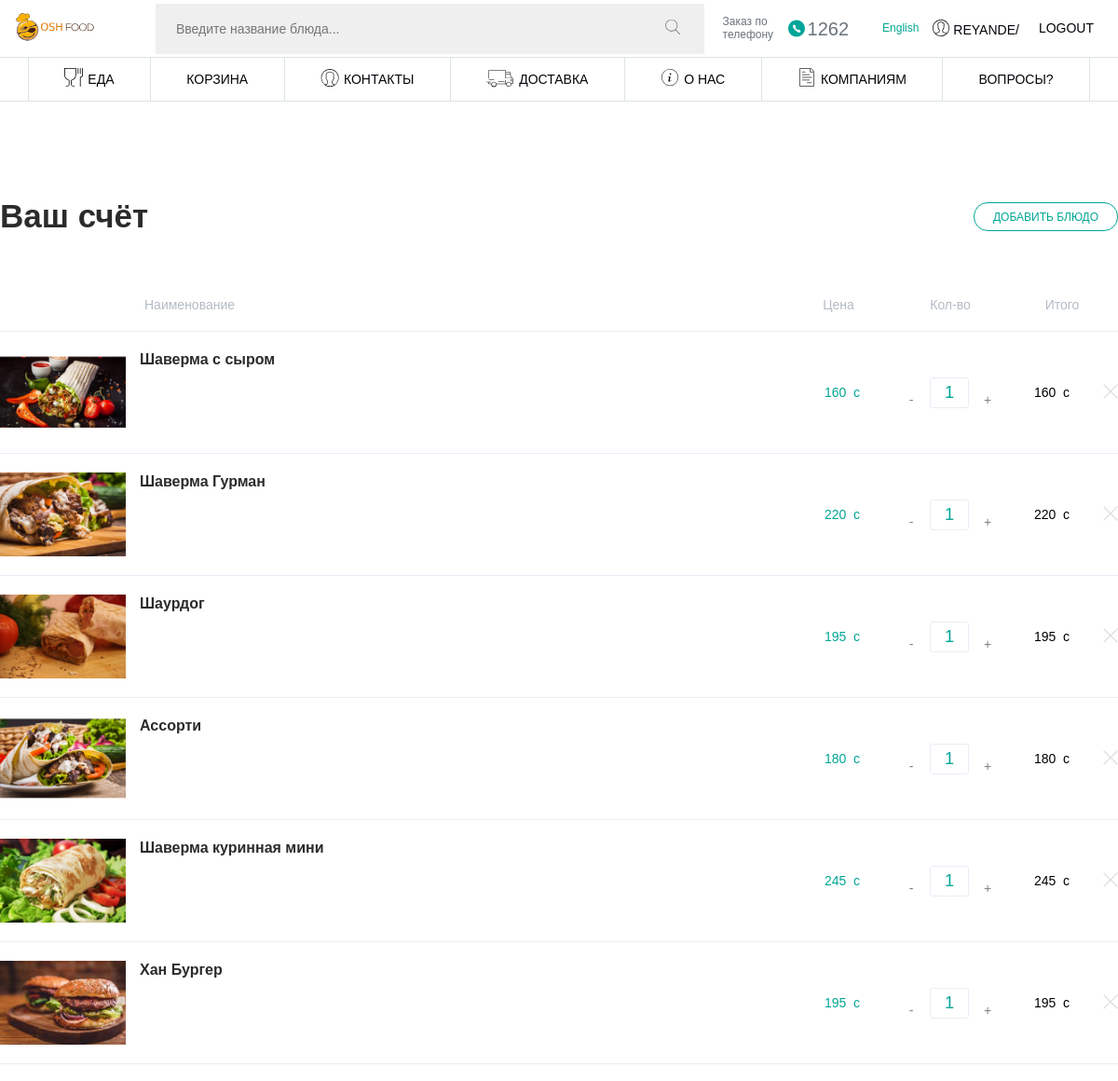
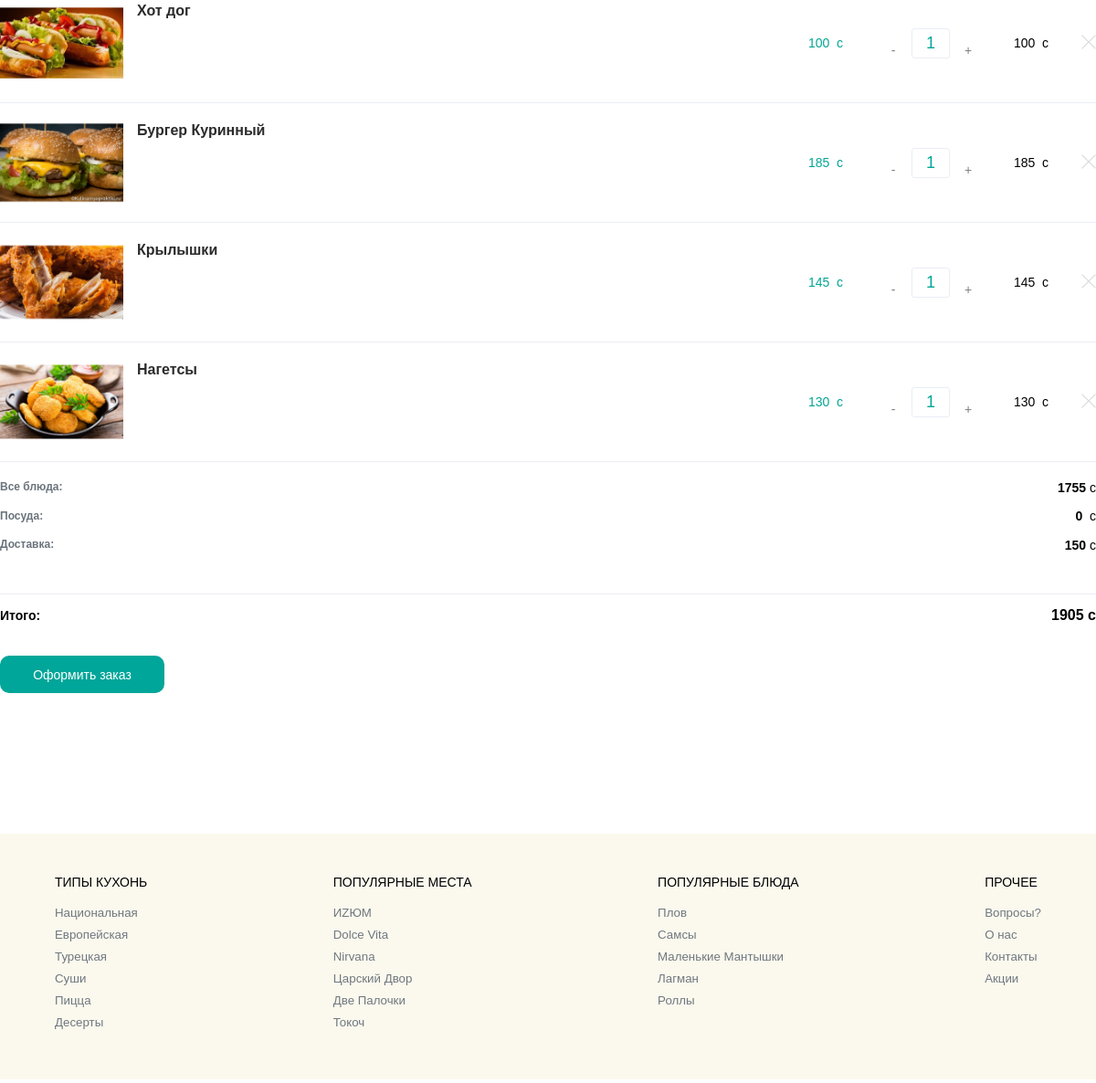
Screenshot of /cart/view/ (signed in) with the database file from the repository (2 pictures, top to bottom).
### mainPage/models.py (models this page shows, shortened)
class Dish(models.Model):
    name = models.CharField(max_length=255, verbose_name="Название Еды:")
    price = models.IntegerField(verbose_name="Цена Еды:")
    image = models.ImageField(upload_to=upload_to, null=True, verbose_name="Картинка Еды:")
    category = models.ForeignKey(FoodCategory, on_delete=models.CASCADE)
    class Meta:
        verbose_name = "ФастФуд"
        verbose_name_plural = 'ФастФуда'

### mainPage/views.py (the view)
# urls.py: path('cart/view/', view_cart, name='view_cart'),
def view_cart(request):
    user = request.user
    cart, created = Cart.objects.get_or_create(user=user)
    products_in_cart = cart.dishes.all()
    total_price = 0
    total_price_all = 0
    if products_in_cart:
        total_price = cart.dishes_total_price()
        total_price_all = int(total_price) + 150
    context = {
        "products_in_cart":products_in_cart,
        'total_price':total_price,
        'total_price_all':total_price_all,
    }
    return render(request, 'mainPage/view_cart.html', context)

### mainPage/models.py (called while the page is built)
    def dishes_total_price(self):
        return sum(dish.price for dish in self.dishes.all())

### mainPage/templates/mainPage/view_cart.html (shortened to what this page needs)
{% extends 'mainPage/base.html' %} {% load static %} {% block content %}
{% if products_in_cart %}
<section class="order--wrap">
  <div class="order--check">
    <div class="title check--title">
     <b><p class="center">Ваш счёт</p></b>
      <a href="{% url 'mainPage:index' %}"> добавить блюдо </a>
    </div>
    <div class="check-wrap" id="check-wrap">
      <div class="check--item check--header">
        <div class="name">Наименование</div>
        <div class="price">Цена</div>
        <div class="count">Кол-во</div>
        <div class="sum">Итого</div>
      </div>
        {% for product in products_in_cart %}
        <div class="check--item order-dish-item" data-dish-id="7437">
            <img class="check--item-prev" src="{{product.image.url}}" alt="" />
            <div class="name">
            <div class="name-wrap">
                <div class="title"><b>{{product.name}}</b></div>
            </div>
            </div>
            <div class="price">{{product.price}} &nbsp;с</div>
            <div class="count-sum--wrap">
            <div class="count">
                <button type="button" class="count-button count-down">-</button>
                <input type="number" min="1" step="1" value="1" />
                <button type="button" class="count-button count-up">+</button>
            </div>
            <div class="sum"><span>{{product.price}}</span>&nbsp;&nbsp;с</div>
            </div>
            <div class="cross">
                <a href="{% url 'mainPage:delete_product_in_cart' product.id %}">
                    <svg
                        xmlns="http://www.w3.org/2000/svg"
                        width="16"
                        height="16"
                        viewBox="0 0 13 13"
                    >
                        <defs>
                        <style>
                            .cls-1 {
                            fill-rule: evenodd;
                            }
                        </style>
                        </defs>
                        <path
                        id="Shape_1_copy"
                        d="M12.157 12.864l-5.657-5.657-5.657 5.657-.707-.707 5.657-5.657-5.657-5.657.707-.707 5.657 5.657 5.657-5.657.707.707-5.657 5.657 5.657 5.657z"
                        ></path>
                    </svg>
                </a>
            </div>
        </div>
        {% endfor %}
    </div>
    <div class="sum-information">
      <div class="sum-item">
        <div class="sum-item--title"><b> Все блюда: </b></div>
        <div id="dishes-garnishes-price--total" class="sum-item--count">
          <span><b> {{total_price}}</b></span>&nbsp;с
        </div>
      </div>
      <div class="sum-item">
        <div class="sum-item--title"><b>Посуда:</b></div>
        <div id="container-price" class="sum-item--count">
          <span><b>0</b> </span>&nbsp;с
        </div>
      </div>
      <div class="sum-item">
        <div class="sum-item--title"><b>Доставка:</b></div>
        <div id="dishes-delivery-price" class="sum-item--count">
          <span><b>150</b></span>&nbsp;с
        </div>
      </div>
      <div class="sum-item all-sum" style="margin-top: 45px">
        <div class="sum-item--title"><b>Итого:</b></div>
        <div id="price-total" class="sum-item--count">
          <span><b>{{total_price_all}}</b></span>&nbsp;с
        </div>
      </div>
      <div class="order--actions" style="display: block">
          <button class="order--btn order--access" type="submit">
            Оформить заказ
          </button>
      </div>
    </div>
  </div>
</section>
{% else %}
<p>Ваша корзина пуста.</p>
{% endif %}
{% endblock %}

### mainPage/templates/mainPage/base.html (shortened to what this page needs)
{% load static %}
<!DOCTYPE html>
<html prefix="og: http://ogp.me/ns#" class="no-js notranslate">
<head>
    <link rel="stylesheet" href="{% static 'css/site_new_design_library.css' %}" />
    <link rel="stylesheet" href="{% static 'css/social-likes_birman.css'%}" />
    <link rel="stylesheet" href="{% static 'css/owl.carousel.min.css'%}" />
    <link rel="stylesheet" href="{% static 'css/owl.theme.default.min.css'%}" />
    <link rel="stylesheet" href="{% static 'css/site_new_design.css'%}" />
    <link rel="stylesheet" href="{% static 'css/site_new_design_styles.css'%}" />
</head>
<body>
    <header>
        <section class="header">
            <a href="/?language=ru" class="logo">
                <img src="{% static  '/images/logo.svg' %}" title="OshFood" />
            </a>
            <div class="search">
                <form action="/search?language=ru" method="get">
                    <input type="search" id="query" name="query" placeholder="Введите название блюда..." />
                    <button type="submit">
            </button>
                </form>
            </div>
            <div class="phones">
                <div class="phone-wrap">
                    <div class="phone-wrap--title">Заказ по телефону</div>
                    <a href="tel:1262" class="short-phone">
               1262
                    </a>
                </div>
            </div>
            <a href="/set_language/1?data=0" class="language">
                <object data="/new_design/static/img/icons/icon-en.svg?1681891347" type="image/svg+xml"></object>
                <span>English</span>
            </a>
            <div class="login">
                {% if user.is_authenticated %}
                <button class="btn menu-link" type="button" id="login--button" onclick="profile()">
            <i>{{user.username}}/</i>
          </button>
<button class="btn menu-link" type="button" id="login--button" onclick="Logout()">
              <path
                d="M8 0c-4.414 0-8 3.572-8 7.97 0 2.544 1.204 4.807 3.07 6.267l.28.209.08.06.12.08.26.169.06.04.11.07.21.11.34.179.36.159c1 .429 2.125.687 3.29.687.607 0 1.228-.123 1.82-.309 1.199-.308 2.287-.894 3.2-1.674l.1-.08.06-.05.02-.02.11-.11c1.544-1.454 2.51-3.508 2.51-5.788 0-4.398-3.586-7.97-8-7.97zm0 .638c4.069 0 7.36 3.279 7.36 7.333 0 2.012-.806 3.837-2.12 5.161-.623-.469-1.367-.723-2-.976-.693-.277-1.187-.551-1.34-.917-.034-.415-.032-.742-.03-1.136l.14-.13c.088-.12.172-.268.25-.428.136-.279.235-.614.29-.946.101-.052.207-.064.29-.169.154-.196.263-.475.31-.867.042-.349-.075-.579-.22-.757.156-.506.356-1.323.29-2.162-.036-.458-.154-.915-.43-1.295-.253-.348-.663-.603-1.18-.707-.336-.434-.942-.598-1.64-.598h-.01c-1.495.027-2.449.629-2.86 1.564-.391.89-.303 2.015-.02 3.178-.153.178-.273.417-.23.777.047.392.156.671.31.867.085.108.197.118.3.169.057.333.15.668.29.946.08.16.171.309.26.428l.14.13c.002.393.004.721-.03 1.136-.152.364-.647.63-1.34.907-.638.255-1.391.514-2.02.986-1.314-1.324-2.12-3.149-2.12-5.161 0-4.053 3.291-7.333 7.36-7.333zm-.03 2.042h.01c.644.002 1.061.191 1.18.399l.08.13.15.02c.445.062.7.24.88.488.18.248.28.594.31.976.06.765-.161 1.655-.3 2.072l-.08.249.22.13c-.014-.008.122.084.09.349-.038.313-.112.475-.17.548l-.09.07-.27.02-.03.259c-.03.276-.141.613-.27.877-.065.132-.131.248-.19.329l-.09.11-.17.09v.189c0 .462-.019.84.03 1.375v.04l.02.04c.264.707.991 1.014 1.72 1.305.598.239 1.201.493 1.7.827l-.3.239c-.316.214-.729.465-1.19.697-.449.226-.944.433-1.45.588l-.04.01c-.552.132-1.127.199-1.72.199-.701 0-1.378-.097-2.02-.279-1.028-.317-1.957-.833-2.67-1.455.503-.333 1.11-.587 1.71-.827.729-.291 1.457-.6 1.72-1.305l.01-.04.01-.04c.049-.534.03-.913.03-1.375v-.189l-.17-.09-.1-.11c-.06-.081-.134-.197-.2-.329-.133-.264-.241-.604-.27-.877l-.03-.259-.27-.02-.09-.07c-.058-.073-.132-.235-.17-.548-.032-.265.104-.357.09-.349l.21-.13-.06-.229c-.301-1.155-.353-2.206-.04-2.919.313-.711.949-1.159 2.28-1.186z"
              />
            <i>Logout</i>
          </button>
          {% endif %}
            </div>
        </section>
        <section class="menu">
            <ul class="nav">
                <li>
                    <a class="menu-link" href="{% url 'mainPage:index' %}">
               Еда
                    </a>
                </li>
                <li>
                    <a class="menu-link" href="{% url 'mainPage:view_cart' %}">
                        <span class="menu-link">Корзина</span>
                    </a>
                </li>
                <li>
                    <a class="menu-link" href="/contacts.html?language=ru">
               Контакты
                    </a>
                </li>
                <li>
                    <a class="menu-link" href="/delivery.html?language=ru">
               доставка
                    </a>
                </li>
                <li>
                    <a class="menu-link" href="/about_us.html?language=ru">
               О нас
                    </a>
                </li>
                <li>
                    <a class="menu-link" href="/company.html?language=ru">
               Компаниям
                    </a>
                </li>
                <li>
                    <a class="menu-link" href="/faq.html?language=ru"> Вопросы? </a>
                </li>
            </ul>
        </section>
    </header>
    {% block content %} {% endblock %}
    <footer>
        <section class="food-footer">
            <div class="food-footer--wrap">
                <div class="food-footer--item">
                    <div class="food-footer-item--title">Типы кухонь</div>
                    <ul class="food-footer-menu">
                        <li>
                            <a href="/cafe/national?language=ru">Национальная</a>
                        </li>
                        <li>
                            <a href="/cafe/european?language=ru">Европейская</a>
                        </li>
                        <li>
                            <a href="/cafe/turkish?language=ru">Турецкая</a>
                        </li>
                        <li>
                            <a href="/cafe/sushi?language=ru">Суши</a>
                        </li>
                        <li>
                            <a href="/cafe/pizza?language=ru">Пицца</a>
                        </li>
                        <li>
                            <a href="/cafe/desserts?language=ru">Десерты</a>
                        </li>
                    </ul>
                </div>
                <div class="food-footer--item">
                    <div class="food-footer-item--title">Популярные места</div>
                    <ul class="food-footer-menu">
                        <li><a href="/izum">ИZЮМ</a></li>
                        <li><a href="/dolce-vita">Dolce Vita </a></li>
                        <li><a href="/nirvana">Nirvana</a></li>
                        <li><a href="/carskiy-dvor">Царский Двор</a></li>
                        <li><a href="/dve-palochki">Две Палочки</a></li>
                        <li><a href="/tokoch">Токоч</a></li>
                    </ul>
                </div>
                <div class="food-footer--item">
                    <div class="food-footer-item--title">Популярные блюда</div>
                    <ul class="food-footer-menu">
                        <li>
                            <a href="/search?query=Плов&search-select=dish&language=ru">
                Плов
              </a>
                        </li>
                        <li>
                            <a href="/search?query=Самсы&search-select=dish&language=ru">
                Самсы
              </a>
                        </li>
                        <li>
                            <a href="/search?query=Маленькие Мантышки&search-select=dish&language=ru">
                Маленькие Мантышки
              </a>
                        </li>
                        <li>
                            <a href="/search?query=Лагман&search-select=dish&language=ru">
                Лагман
              </a>
                        </li>
                        <li>
                            <a href="/search?query=Роллы&search-select=dish&language=ru">
                Роллы
              </a>
                        </li>
                    </ul>
                </div>
                <div class="food-footer--item">
                    <div class="food-footer-item--title">Прочее</div>
                    <ul class="food-footer-menu">
                        <li><a href="/faq.html?language=ru">Вопросы?</a></li>
                        <li><a href="/about_us.html?language=ru">О нас</a></li>
                        <li><a href="/contacts.html?language=ru">Контакты</a></li>
                        <li><a href="/bonus?language=ru">Акции</a></li>
                    </ul>
                </div>
            </div>
        </section>
    </footer>

### mainPage/templates/mainPage/base.html (style rules this page uses)
.food-footer .food-footer--wrap .food-footer--item { max-width: 220px; }

### rows the page displays
Dish: image (picture), name "Шаверма с сыром", price "160"
Dish: image (picture), name "Шаверма Гурман", price "220"
Dish: image (picture), name "Шаурдог", price "195"
Dish: image (picture), name "Ассорти", price "180"
Dish: image (picture), name "Шаверма куринная мини", price "245"
Dish: image (picture), name "Хан Бургер", price "195"
Dish: image (picture), name "Хот дог", price "100"
Dish: image (picture), name "Бургер Куринный", price "185"
Dish: image (picture), name "Крылышки", price "145"
Dish: image (picture), name "Нагетсы", price "130"

### other values shown
{{ user.username }} "REYANDE"
{{ total_price }} "1755"
{{ total_price_all }} "1905"
